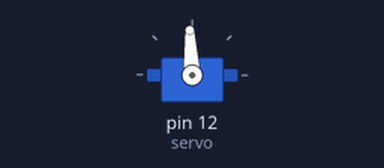
Bench run of a sketch on a simulated Arduino Uno, built with avr-gcc and run on an emulated ATmega328P. Parts: servo.

Above: at 0.05 s.
At 0.3 s:
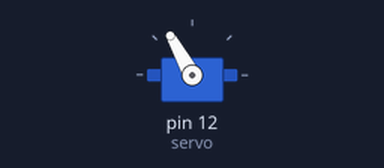
At 0.45 s:
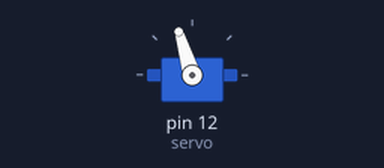
At 1.1 s:
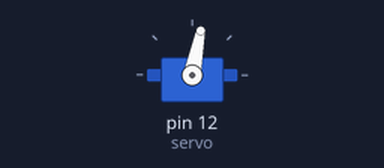
Timing chart, 0 to 3.0 s (numbered marks = the images above):
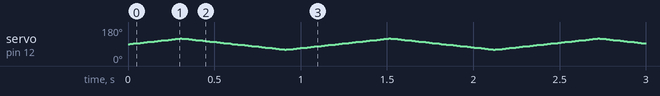

The sketch:

test1.ino
```cpp
#include <Servo.h>
Servo servo;
int angle = 90;

void setup() {
  servo.attach(12);
  servo.write(angle);
}

void loop() {
  for (int i=90; i<120; i++){
    servo.write(i);
    delay(10);
  }
  for (int i=120; i>60; i--){
    servo.write(i);
    delay(10);
  }
  for (int i=60; i<90; i++){
    servo.write(i);
    delay(10);
  }
}
```
